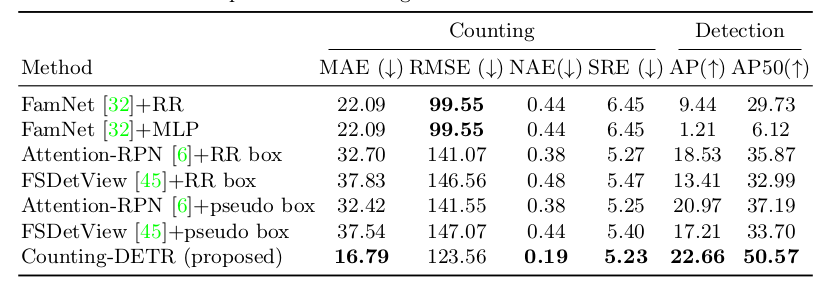
#> input picture Counting-DETR-master/images/FSCD_147.png, 819 x 284 px, found by its file name; its folder holds only this picture in this run
$ python laplacian.py   (older library calls are emulated)
#> lines starting #> are read from the running program, lines starting #| are printed output that depends on the picture
import cv2
import numpy as np
import os

# images_dir = "/opt/data/private/data/blueberry2_crop_padding_32/images"
# save_dir = "/opt/data/private/data/blueberry2_crop_padding_32/images_ssim17"

images_dir = "./test/images"
save_dir = "./test/results"

# 获取文件夹下所有文件名
file_names = os.listdir(images_dir)

# 遍历文件名列表
for file_name in file_names:
    image_path = os.path.join(images_dir, file_name)
    # 载入图像
    image = cv2.imread(image_path)  # 替换为你的图像路径
#> image is the input picture: shape (284, 819, 3); mean B, G, R 235.2, 235.7, 235.2

    # 将RGB图像转换为灰度图像，因为拉普拉斯算子通常用于灰度图像
    gray_image = cv2.cvtColor(image, cv2.COLOR_BGR2GRAY)

    # 应用拉普拉斯算子
    laplacian = cv2.Laplacian(gray_image, cv2.CV_64F)
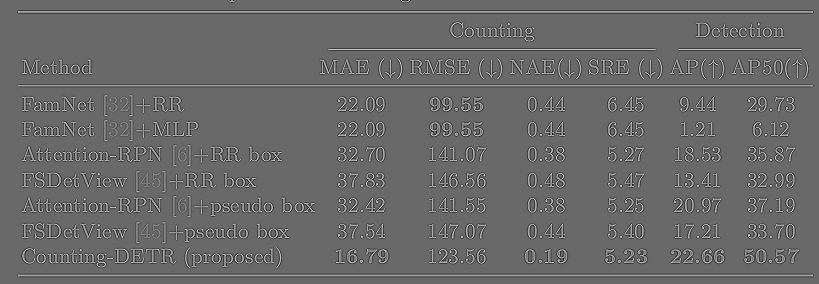
#> laplacian: shape (284, 819) float64; min -556, max 783, mean 0; drawn with min black and max white

    # 将拉普拉斯结果转换回uint8类型，以便显示
    abs_laplacian = np.abs(laplacian)
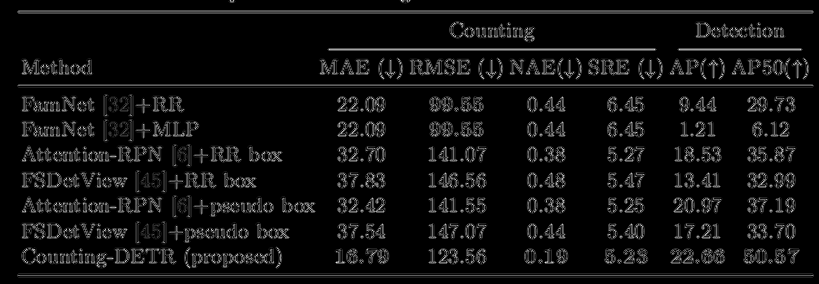
#> abs_laplacian: shape (284, 819) float64; min 0, max 783, mean 45.4; drawn with min black and max white
    abs_laplacian_8u = np.uint8(abs_laplacian)
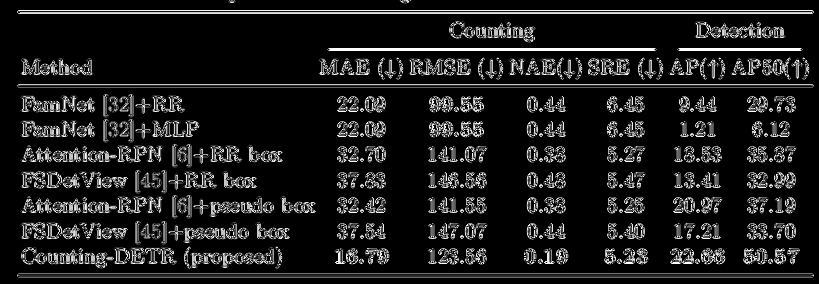
#> abs_laplacian_8u: shape (284, 819); min 0, max 255, mean 28.4

    # 将灰度图转换回三个通道，模拟对RGB图像的每个通道进行处理
    laplacian_rgb = cv2.cvtColor(abs_laplacian_8u, cv2.COLOR_GRAY2BGR)

   # 保存结果图像
    save_path = os.path.join(save_dir, file_name)
    cv2.imwrite(save_path, laplacian_rgb)
    print("save ", file_name)

$ run again, on Counting-DETR-master/images/FSCD_LVIS.png
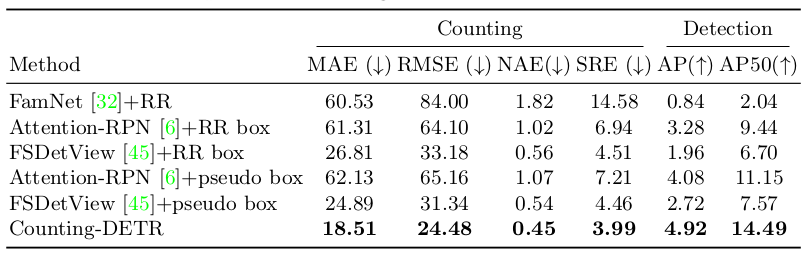
#> input picture Counting-DETR-master/images/FSCD_LVIS.png, 806 x 255 px, found by its file name
#> image is the input picture: shape (255, 806, 3); mean B, G, R 235.5, 235.8, 235.5
#> `laplacian = cv2.Laplacian(gray_image, cv2.CV_64F)`:
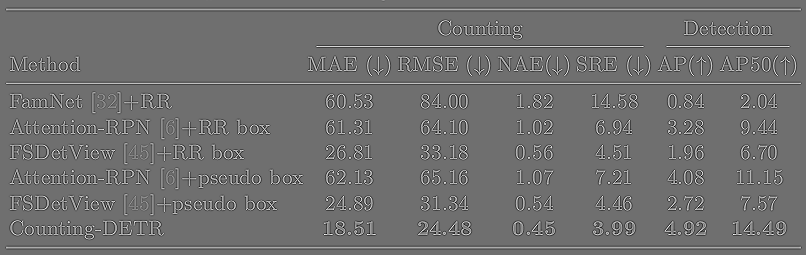
#> laplacian: shape (255, 806) float64; min -547, max 699, mean 0; drawn with min black and max white
#> `abs_laplacian_8u = np.uint8(abs_laplacian)`:
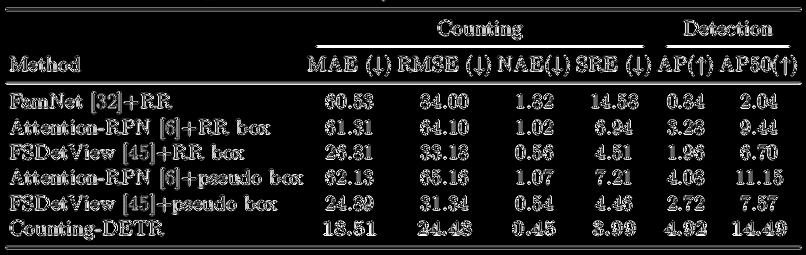
#> abs_laplacian_8u: shape (255, 806); min 0, max 255, mean 27.5

$ run again, on Counting-DETR-master/images/MainArch.png
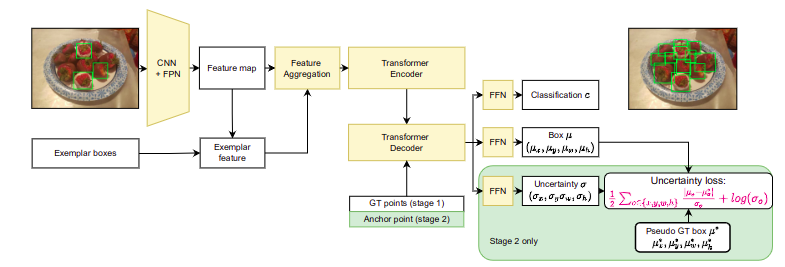
#> input picture Counting-DETR-master/images/MainArch.png, 785 x 267 px, found by its file name
#> image is the input picture: shape (267, 785, 3); mean B, G, R 225.7, 234.3, 234.9
#> `laplacian = cv2.Laplacian(gray_image, cv2.CV_64F)`:
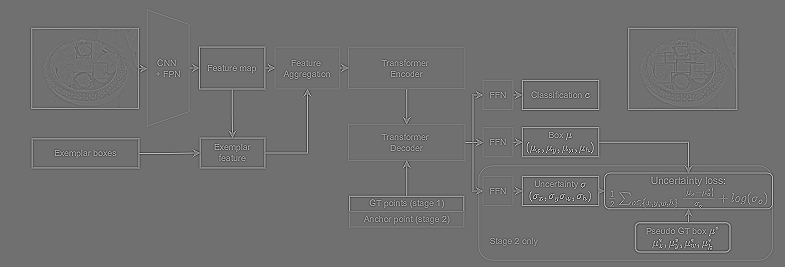
#> laplacian: shape (267, 785) float64; min -715, max 900, mean 0; drawn with min black and max white
#> `abs_laplacian_8u = np.uint8(abs_laplacian)`:
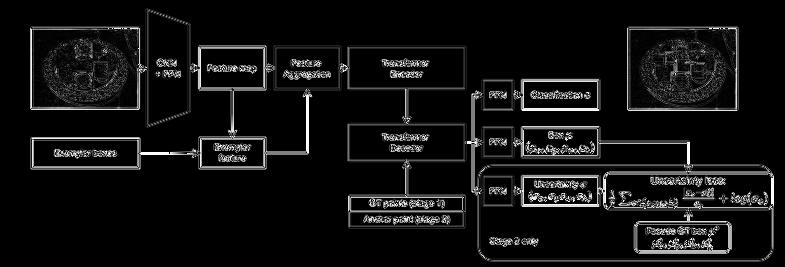
#> abs_laplacian_8u: shape (267, 785); min 0, max 255, mean 17.3
